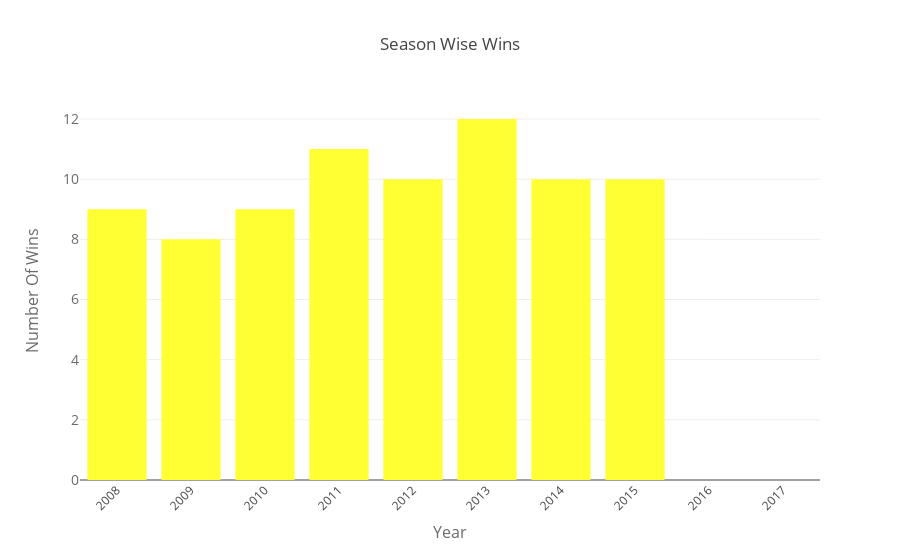

This figure's notebook cell:
### Code cell
data = [go.Bar(
            x=names,
            y=values,
            marker=dict(color='rgb(255,255,51)'), 
            name="Wins",
            
    )]
layout = go.Layout(
    showlegend=False,
    xaxis=dict(tickangle=-45,tickmode='linear',title='Year', titlefont=dict(
            size=16,
            color='rgb(107, 107, 107)'
        )),title='Season Wise Wins',   
         yaxis=dict(
        title='Number Of Wins',
        titlefont=dict(
            size=16,
            color='rgb(107, 107, 107)'
        ),
        tickfont=dict(
            size=14,
            color='rgb(107, 107, 107)'
        )
    ),
)
fig = go.Figure(data=data, layout=layout)

iplot(fig, filename='style-bar')

### Figure 1 — Plotly figure (JSON) as saved in the notebook; plotly's stock layout.template omitted (floating-point values rounded to 4 significant figures)
{"data": [{"marker": {"color": "rgb(255,255,51)"}, "name": "Wins", "type": "bar", "uid": "18f54601-1e27-4885-a32b-c674089dd980", "x": [2008, 2009, 2010, 2011, 2012, 2013, 2014, 2015, 2016, 2017], "y": [9, 8, 9, 11, 10, 12, 10, 10, 0, 0]}], "layout": {"showlegend": false, "title": {"text": "Season Wise Wins"}, "xaxis": {"tickangle": -45, "tickmode": "linear", "title": {"font": {"color": "rgb(107, 107, 107)", "size": 16}, "text": "Year"}}, "yaxis": {"tickfont": {"color": "rgb(107, 107, 107)", "size": 14}, "title": {"font": {"color": "rgb(107, 107, 107)", "size": 16}, "text": "Number Of Wins"}}}}
